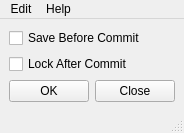
<?xml version="1.0" encoding="UTF-8"?>
<ui version="4.0">
 <class>OptionWindow</class>
 <widget class="QMainWindow" name="OptionWindow">
  <property name="geometry">
   <rect>
    <x>0</x>
    <y>0</y>
    <width>184</width>
    <height>127</height>
   </rect>
  </property>
  <property name="windowTitle">
   <string>Commit Options</string>
  </property>
  <widget class="QWidget" name="centralwidget">
   <layout class="QFormLayout" name="formLayout">
    <property name="fieldGrowthPolicy">
     <enum>QFormLayout::AllNonFixedFieldsGrow</enum>
    </property>
    <item row="0" column="0">
     <layout class="QVBoxLayout" name="verticalLayout">
      <item>
       <widget class="QCheckBox" name="checkBox_save">
        <property name="text">
         <string>Save Before Commit</string>
        </property>
       </widget>
      </item>
      <item>
       <widget class="QCheckBox" name="checkBox_lock">
        <property name="text">
         <string>Lock After Commit</string>
        </property>
       </widget>
      </item>
      <item>
       <layout class="QHBoxLayout" name="horizontalLayout">
        <item>
         <widget class="QPushButton" name="pushButton_ok">
          <property name="text">
           <string>OK</string>
          </property>
         </widget>
        </item>
        <item>
         <widget class="QPushButton" name="pushButton_close">
          <property name="text">
           <string>Close</string>
          </property>
         </widget>
        </item>
       </layout>
      </item>
     </layout>
    </item>
   </layout>
  </widget>
  <widget class="QStatusBar" name="statusbar"/>
  <widget class="QMenuBar" name="menuBar">
   <property name="geometry">
    <rect>
     <x>0</x>
     <y>0</y>
     <width>184</width>
     <height>18</height>
    </rect>
   </property>
   <widget class="QMenu" name="menuEdit">
    <property name="title">
     <string>Edit</string>
    </property>
    <addaction name="actionExit"/>
   </widget>
   <widget class="QMenu" name="menuHelp">
    <property name="title">
     <string>Help</string>
    </property>
   </widget>
   <addaction name="menuEdit"/>
   <addaction name="menuHelp"/>
  </widget>
  <action name="actionExit">
   <property name="text">
    <string>Exit</string>
   </property>
   <property name="shortcut">
    <string>Esc</string>
   </property>
  </action>
 </widget>
 <resources/>
 <connections>
  <connection>
   <sender>pushButton_close</sender>
   <signal>pressed()</signal>
   <receiver>OptionWindow</receiver>
   <slot>close()</slot>
   <hints>
    <hint type="sourcelabel">
     <x>129</x>
     <y>63</y>
    </hint>
    <hint type="destinationlabel">
     <x>91</x>
     <y>51</y>
    </hint>
   </hints>
  </connection>
  <connection>
   <sender>pushButton_ok</sender>
   <signal>pressed()</signal>
   <receiver>OptionWindow</receiver>
   <slot>close()</slot>
   <hints>
    <hint type="sourcelabel">
     <x>48</x>
     <y>63</y>
    </hint>
    <hint type="destinationlabel">
     <x>91</x>
     <y>51</y>
    </hint>
   </hints>
  </connection>
  <connection>
   <sender>actionExit</sender>
   <signal>triggered()</signal>
   <receiver>OptionWindow</receiver>
   <slot>close()</slot>
   <hints>
    <hint type="sourcelabel">
     <x>-1</x>
     <y>-1</y>
    </hint>
    <hint type="destinationlabel">
     <x>91</x>
     <y>51</y>
    </hint>
   </hints>
  </connection>
 </connections>
</ui>
